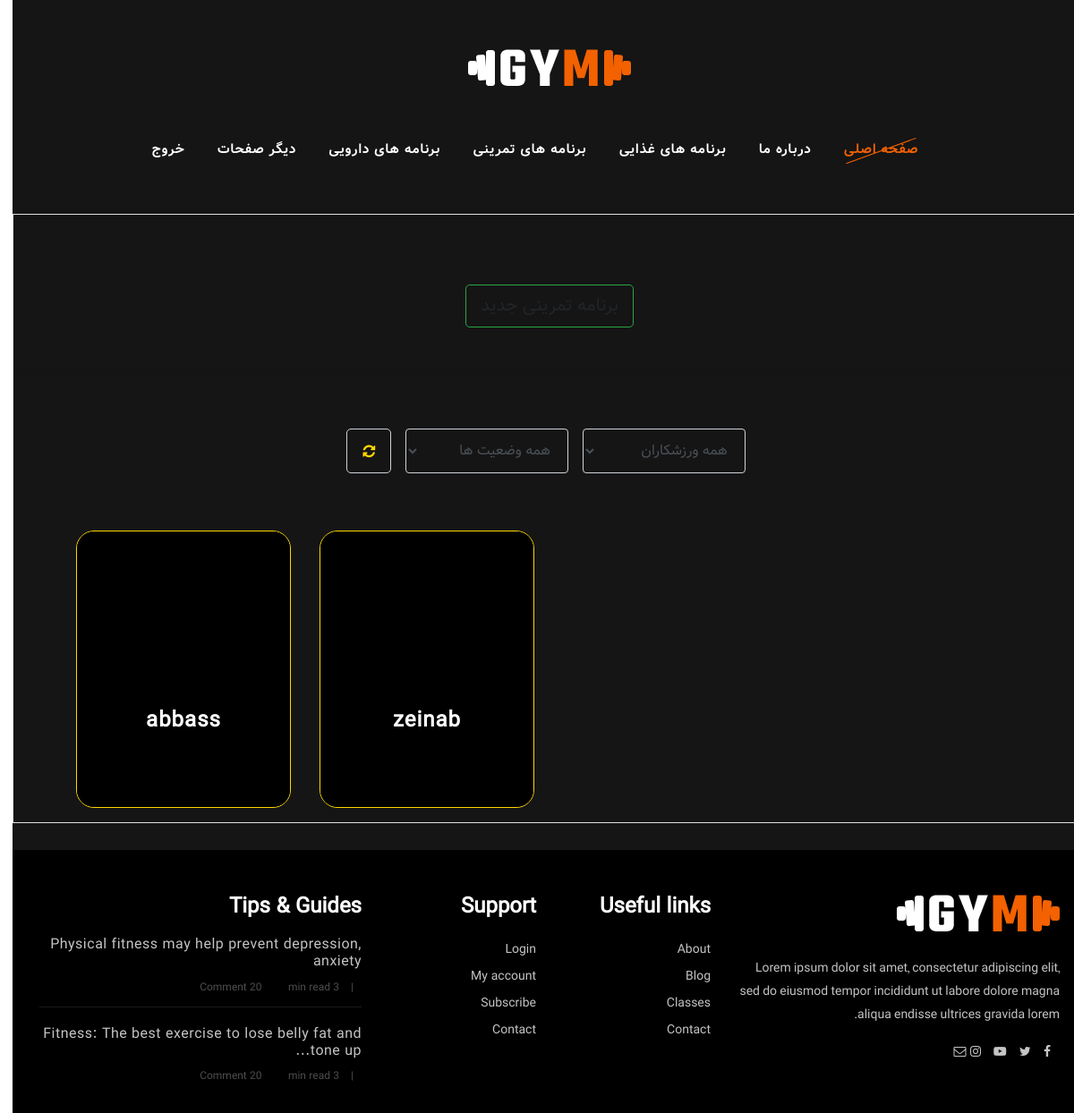
Before: /manage_exercise/ExercisePlan/ (signed in) with the older database file.
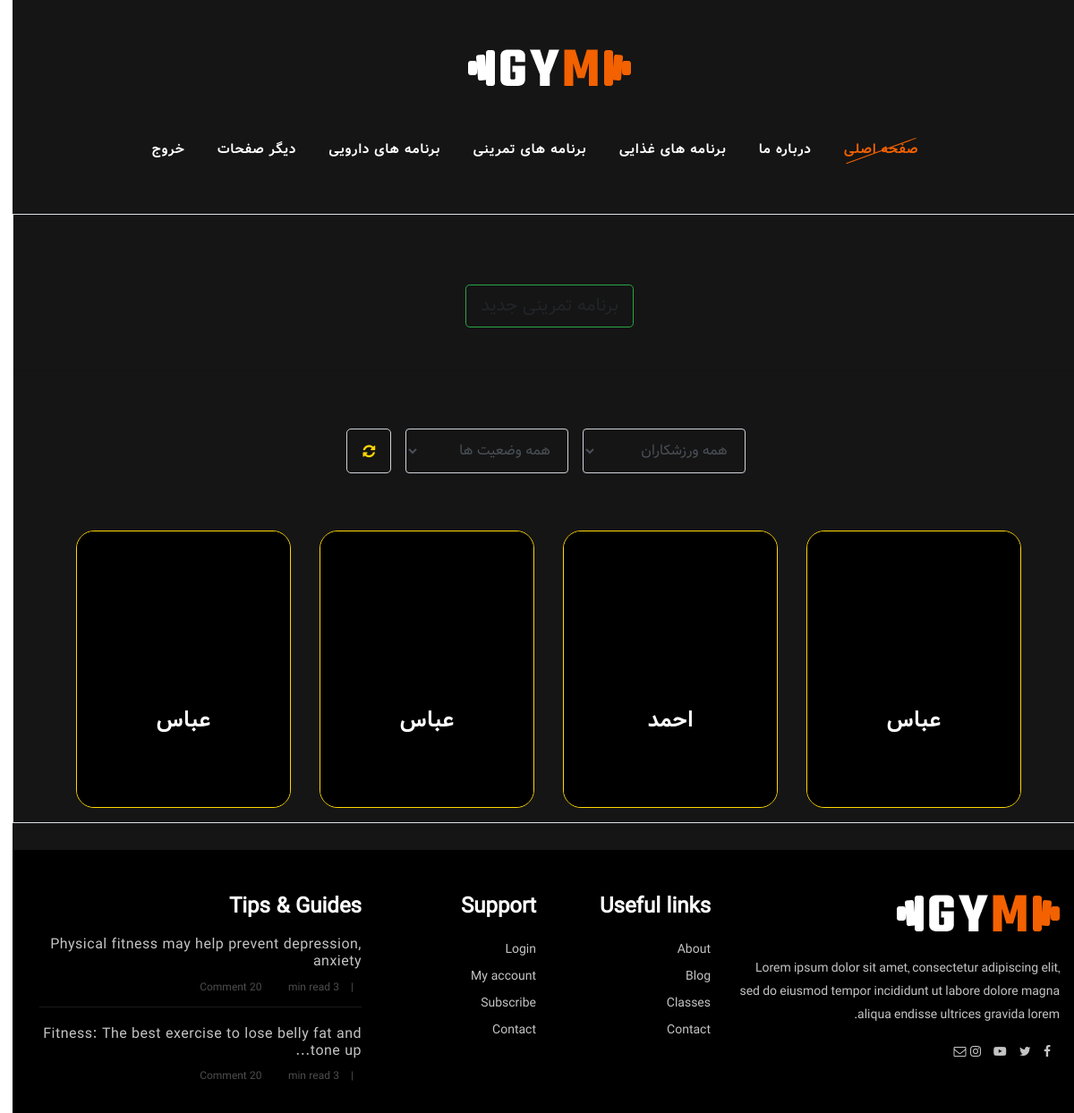
After: the same page with the newer database file.
### Exercise/models.py (models this page shows, shortened)
class ExercisePlan(models.Model):
    STATUS = [
        ('کات', 'کات'),
        ('افزایش وزن', 'افرایش وزن'),
        ('کاهش وزن', 'کاهش وزن'),
    ]
    start_date = jmodels.jDateField(verbose_name="Start Date", auto_now_add=True)
    end_date = jmodels.jDateField(verbose_name="End Date")
    status = models.CharField(verbose_name="Status",
                              choices=STATUS, max_length=50)
    athlete = models.ForeignKey(
        Athlete, verbose_name='Athlete', on_delete=models.CASCADE, null=True, blank=True)
    exercise = models.ManyToManyField(
        Exercise, verbose_name="Exercise", through="ExercisePlanItems")

### Users/models.py (models this page shows, shortened)
class Athlete(models.Model): # if login lazem shod az abstrctuser ers bebar
    BODY_TYPE = [
        ('Ectomorphs', 'Ectomorphs'),
        ('Mesomorphs', 'Mesomorphs'),
        ('Endomorphs', 'Endomorphs'),
        ('Ecto-mesomorphs', 'Ecto-mesomorphs'),
        ('Meso-endomorphs', 'Meso-endomorphs'),
        ('Ecto-Endomorphs', 'Ecto-Endomorphs'),
    ]
    username = models.CharField(max_length=255, unique=True)
    email = models.EmailField('email address', unique=True)
    user_image = models.ImageField(
        'Profile Image',  upload_to=None, default='DU.jpg')
    address = models.CharField('Address', max_length=100 , null=True, blank=True)
    age = models.IntegerField('Age',  null=True, blank=True)
    mobile_number = models.CharField(
        'Mobile Number', max_length=15, unique=True,  validators=[PHONE_NUMBER_REGEX])
    is_mobile_submitted = models.BooleanField(
        'is mobile submitted', default=False)
    height = models.DecimalField('Height', max_digits=3, decimal_places=2 , null=True , blank=True)
    weight = models.DecimalField('weight', max_digits=3, decimal_places=1 , null=True , blank=True)
    body_type = models.CharField('Body Type', max_length=50 , choices=BODY_TYPE , null=True , blank=True)
    def __str__(self):
        return self.username

### Exercise/views.py (the view)
# urls.py: path('ExercisePlan/' , ExercisePlanList.as_view() , name='ExercisePlanList') ,
class ExercisePlanList(LoginRequiredMixin, ListView):
    model = ExercisePlan
    template_name = 'Plans/ExercisePlans/ExercisePlanList.html'
    context_object_name = 'AllExercisePlan'
    def get_context_data(self, **kwargs):
        context = super().get_context_data(**kwargs)
        query_set = self.get_queryset()
        context["all_person"] = Athlete.objects.all()
        context["all_status"] = ["افزایش وزن" , "کاهش وزن" , "کات"]
        return context

### Template/Plans/ExercisePlans/ExercisePlanList.html (shortened to what this page needs)
{% extends 'Exercise/manage_exercise.html' %}
{% load widget_tweaks %}
{% load static %}
{% block ExercisePlansList %}
<div class="d-flex justify-content-center my-5  spad">
  <a class='btn btn-outline-success btn-lg' onclick="CreatePlan('/manage_exercise/CreateExercisePlan/')">برنامه تمرینی
    جدید</a>
</div>
<hr>
<div class="row">
  <div class="d-block container" style="padding: 0 40px" class="txtSearch">
    <div class="d-block container my-5">
      <div class="row justify-content-center">
        <select name="athlete" id="athlete-select" class="form-control choosebox col-md-2 mx-2">
          <option value="">همه ورزشکاران</option>
        </select>
        <select name="status" id="status-select" class="form-control choosebox col-md-2 mx-2">
          <option value="">همه وضعیت ها</option>
        </select>
        <a onclick="refresh()" id="refresh_icon" class="d-content border-2 mx-3"><i class='fa fa-refresh'
            id="refresh_icon_id"></i></a>
      </div>
    </div>
    {% for object in AllExercisePlan %}
    <div class="containerBX m-3 float-left" id="cards">
      <div class="cardBX">
        <div class="contentBx">
          <h4 class="namesearch">{{object.athlete}}</h4>
        </div>
      </div>
    </div>
    {% endfor %}
  </div>
</div>
{% endblock ExercisePlansList %}

Changed rows visible on the page:
removed ExercisePlan: athlete "abbass"
removed ExercisePlan: athlete "zeinab"
added ExercisePlan: athlete "عباس"
added ExercisePlan: athlete "عباس"
added ExercisePlan: athlete "احمد"
added ExercisePlan: athlete "عباس"
